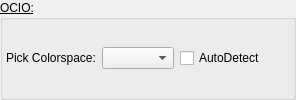
                  <widget class="QGroupBox" name="groupBox_sgAddDMPOCIO">
                   <property name="font">
                    <font>
                     <pointsize>9</pointsize>
                     <bold>false</bold>
                     <underline>true</underline>
                    </font>
                   </property>
                   <property name="title">
                    <string>OCIO:</string>
                   </property>
                   <layout class="QVBoxLayout" name="verticalLayout_51">
                    <property name="leftMargin">
                     <number>3</number>
                    </property>
                    <property name="topMargin">
                     <number>3</number>
                    </property>
                    <property name="rightMargin">
                     <number>3</number>
                    </property>
                    <property name="bottomMargin">
                     <number>3</number>
                    </property>
                    <item>
                     <layout class="QHBoxLayout" name="horizontalLayout_50">
                      <item>
                       <widget class="QLabel" name="label_sgDMPOCIO">
                        <property name="maximumSize">
                         <size>
                          <width>135</width>
                          <height>16777215</height>
                         </size>
                        </property>
                        <property name="font">
                         <font>
                          <pointsize>9</pointsize>
                          <bold>false</bold>
                          <underline>false</underline>
                         </font>
                        </property>
                        <property name="text">
                         <string>Pick Colorspace:</string>
                        </property>
                       </widget>
                      </item>
                      <item>
                       <widget class="QComboBox" name="comboBox_sgDMPOCIO">
                        <property name="font">
                         <font>
                          <pointsize>9</pointsize>
                          <bold>false</bold>
                          <underline>false</underline>
                         </font>
                        </property>
                       </widget>
                      </item>
                      <item>
                       <widget class="QCheckBox" name="checkBox_sgDMPAutoOCIO">
                        <property name="minimumSize">
                         <size>
                          <width>110</width>
                          <height>0</height>
                         </size>
                        </property>
                        <property name="maximumSize">
                         <size>
                          <width>110</width>
                          <height>16777215</height>
                         </size>
                        </property>
                        <property name="font">
                         <font>
                          <pointsize>9</pointsize>
                          <bold>false</bold>
                          <underline>false</underline>
                         </font>
                        </property>
                        <property name="text">
                         <string>AutoDetect</string>
                        </property>
                       </widget>
                      </item>
                     </layout>
                    </item>
                   </layout>
                  </widget>
